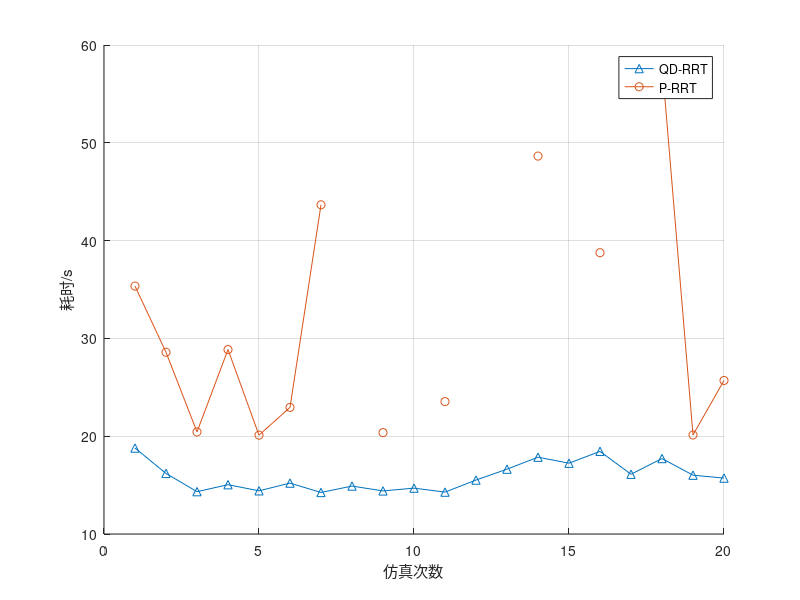
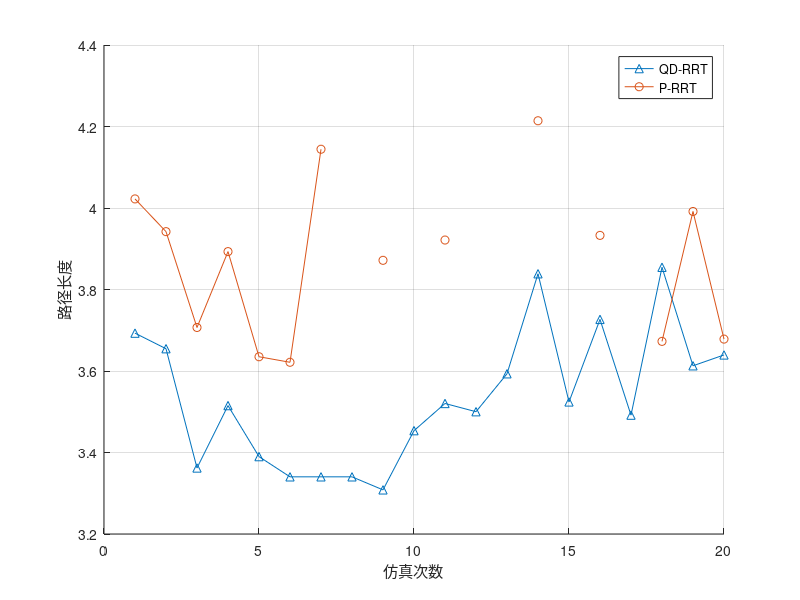

These figures' MATLAB source, in order:
% rrt qd-rrt for ur 
clear all;
close all;
load('qdrrt_for_ur.mat');
load('rrt_for_ur.mat');

%% time cmp
figure
hold on
grid on
plot(qdrrt(1,:),'^-');
plot(rrt(1,:),'o-');
legend('QD-RRT','P-RRT')
xlabel('仿真次数')
ylabel('耗时/s')

%% path length cmp
figure
hold on
grid on
plot(qdrrt(2,:),'^-');
plot(rrt(2,:),'o-');
legend('QD-RRT','P-RRT')
xlabel('仿真次数')
ylabel('路径长度')